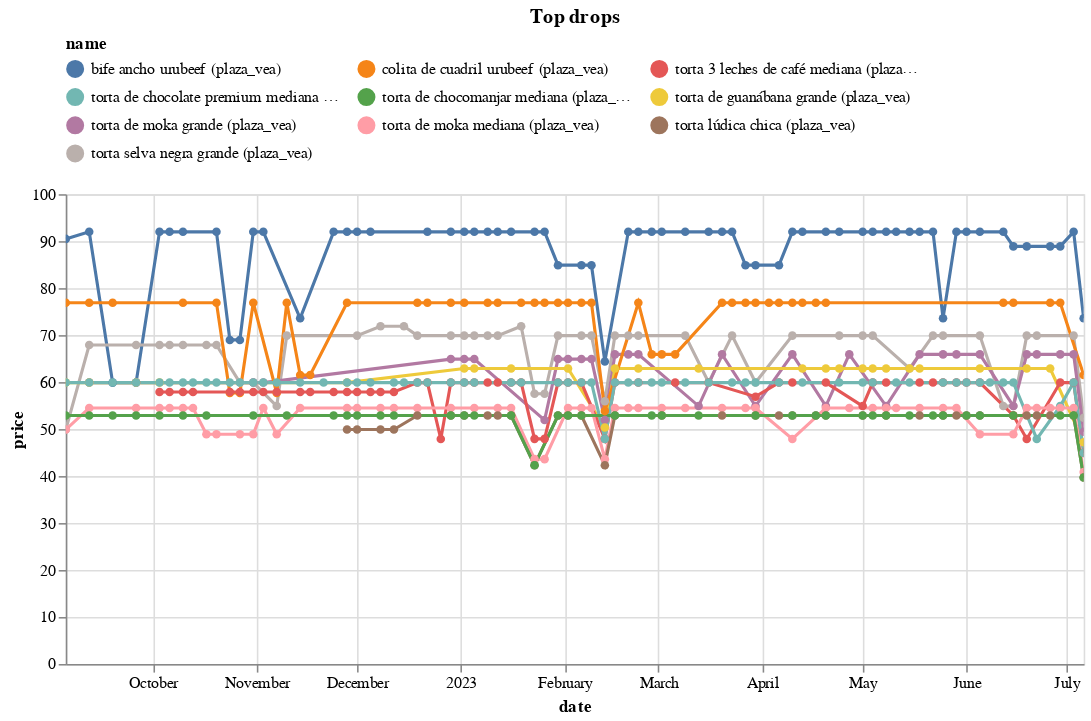

Notebook code for this chart:
### Code cell
(top_changes_abs
 .sort_values('change')
 .head(10)
 .pipe(plot_changes, 'Top drops')
)

### Figure 1 — Vega-Lite specification as saved in the notebook (floating-point values rounded to 4 significant figures; data arrays with more than 128 entries replaced by an {"elided": "..."} marker saying what was removed)
{"config": {"view": {"continuousWidth": 300, "continuousHeight": 300}, "legend": {"columns": 3, "orient": "top"}}, "data": {"name": "data-07fa659a44c18c929f9b1ed3fc8b948f"}, "mark": {"type": "line", "point": true}, "encoding": {"color": {"field": "name", "scale": {"domain": ["bife ancho urubeef (plaza_vea)", "colita de cuadril urubeef (plaza_vea)", "torta 3 leches de café mediana (plaza_vea)", "torta de chocolate premium mediana (plaza_vea)", "torta de chocomanjar mediana (plaza_vea)", "torta de guanábana grande (plaza_vea)", "torta de moka grande (plaza_vea)", "torta de moka mediana (plaza_vea)", "torta lúdica chica (plaza_vea)", "torta selva negra grande (plaza_vea)"]}, "type": "nominal"}, "tooltip": [{"field": "name", "type": "nominal"}, {"field": "price", "type": "quantitative"}, {"field": "last_price", "type": "quantitative"}], "x": {"field": "date", "type": "temporal"}, "y": {"field": "price", "type": "quantitative"}}, "params": [{"name": "param_9", "select": {"type": "point", "fields": ["name"]}, "bind": "legend"}, {"name": "param_10", "select": {"type": "interval", "encodings": ["x", "y"]}, "bind": "scales"}], "title": "Top drops", "transform": [{"filter": {"param": "param_9"}}], "width": 650, "$schema": "https://vega.github.io/schema/vega-lite/v5.8.0.json", "datasets": {"data-07fa659a44c18c929f9b1ed3fc8b948f": {"elided": "465 records"}}}
